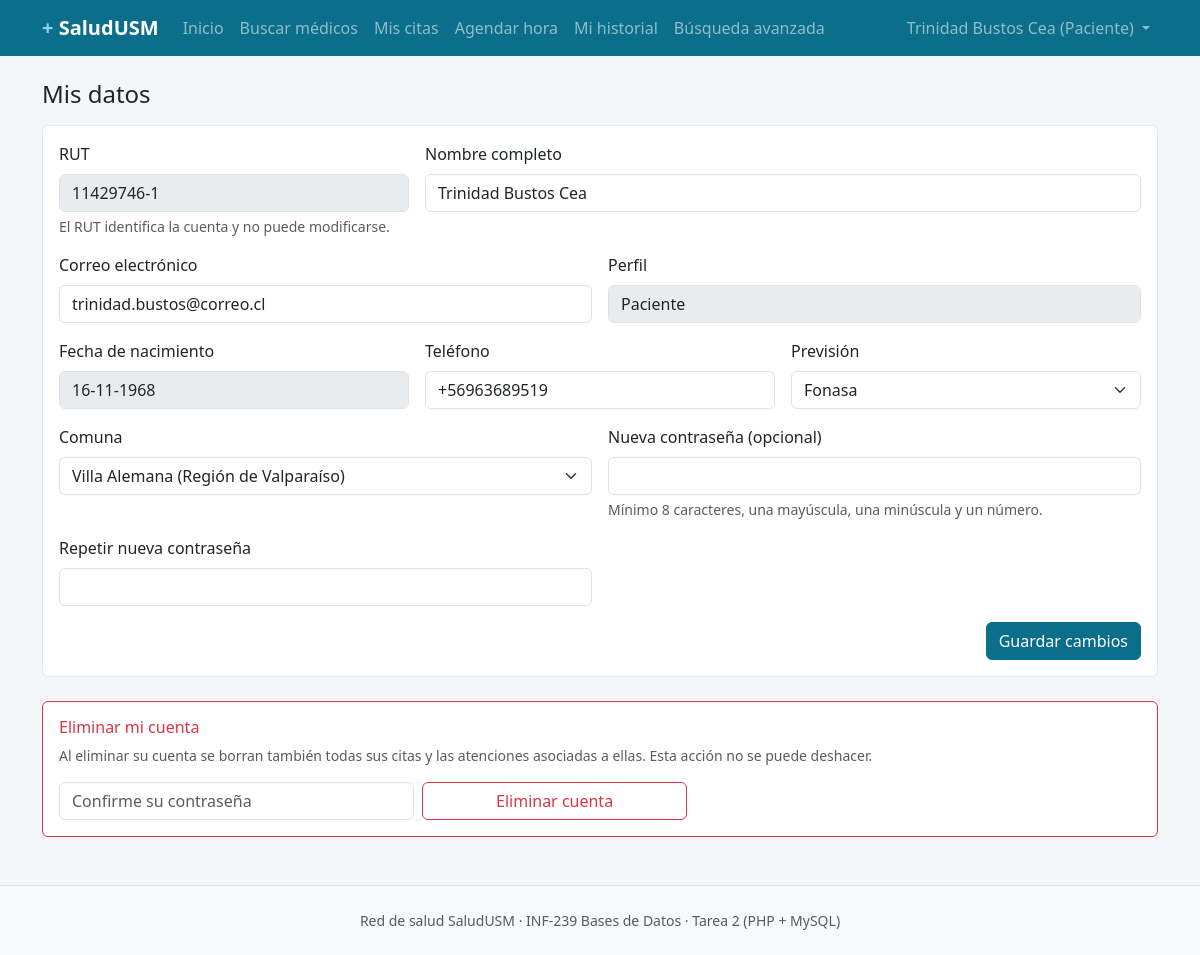
The page /PHP/perfil.php (signed in) on the database its author committed.
### tables this page shows
CREATE TABLE paciente (
    rut              VARCHAR(12) NOT NULL,
    fecha_nacimiento DATE        NOT NULL,
    sexo             CHAR(1)     NOT NULL,
    telefono         VARCHAR(20)     NULL,
    id_comuna        INT         NOT NULL,
    id_prevision     INT         NOT NULL,
    CONSTRAINT pk_paciente PRIMARY KEY (rut),
    CONSTRAINT ck_paciente_sexo CHECK (sexo IN ('M','F','O')),
    CONSTRAINT fk_paciente_usuario FOREIGN KEY (rut)
        REFERENCES usuario (rut)
        ON UPDATE CASCADE ON DELETE CASCADE,
    CONSTRAINT fk_paciente_comuna FOREIGN KEY (id_comuna)
        REFERENCES comuna (id_comuna)
        ON UPDATE CASCADE ON DELETE RESTRICT,
    CONSTRAINT fk_paciente_prevision FOREIGN KEY (id_prevision)
        REFERENCES prevision (id_prevision)
        ON UPDATE CASCADE ON DELETE RESTRICT
);

CREATE TABLE usuario (
    rut             VARCHAR(12)  NOT NULL,
    nombre          VARCHAR(80)  NOT NULL,
    email           VARCHAR(100) NOT NULL,
    password_hash   VARCHAR(255) NOT NULL,
    id_rol          INT          NOT NULL,
    fecha_registro  DATETIME     NOT NULL DEFAULT CURRENT_TIMESTAMP,
    CONSTRAINT pk_usuario PRIMARY KEY (rut),
    CONSTRAINT uq_usuario_email UNIQUE (email),
    CONSTRAINT ck_usuario_rut CHECK (rut REGEXP '^[0-9]{7,8}-[0-9Kk]$'),
    CONSTRAINT fk_usuario_rol FOREIGN KEY (id_rol)
        REFERENCES rol (id_rol)
        ON UPDATE CASCADE ON DELETE RESTRICT
);

CREATE TABLE prevision (
    id_prevision INT         NOT NULL AUTO_INCREMENT,
    nombre       VARCHAR(20) NOT NULL,
    CONSTRAINT pk_prevision PRIMARY KEY (id_prevision),
    CONSTRAINT uq_prevision_nombre UNIQUE (nombre)
);

CREATE TABLE comuna (
    id_comuna   INT          NOT NULL AUTO_INCREMENT,
    nombre      VARCHAR(60)  NOT NULL,
    id_region   INT          NOT NULL,
    CONSTRAINT pk_comuna PRIMARY KEY (id_comuna),
    CONSTRAINT uq_comuna_nombre UNIQUE (nombre),
    CONSTRAINT fk_comuna_region FOREIGN KEY (id_region)
        REFERENCES region (id_region)
        ON UPDATE CASCADE ON DELETE RESTRICT
);

### PHP/funciones.php (called while the page is built, shortened)
<?php
function usuario_actual()
{
    return isset($_SESSION['usuario']) ? $_SESSION['usuario'] : null;
}
function rol_actual()
{
    $u = usuario_actual();
    return $u ? (int)$u['id_rol'] : 0;
}
function es_paciente()
{
    return rol_actual() === ROL_PACIENTE;
}
function nombre_rol($id_rol)
{
    switch ((int)$id_rol) {
        case ROL_PACIENTE: return 'Paciente';
    }
    return 'Desconocido';
}
function h($texto)
{
    return htmlspecialchars((string)$texto, ENT_QUOTES, 'UTF-8');
}
function fecha_cl($fecha)
{
    return date('d-m-Y', strtotime($fecha));
}

### PHP/perfil.php (the view, shortened to what this page needs)
<?php
require_once 'funciones.php';
$rut = rut_actual();
$st = $pdo->prepare('SELECT u.rut, u.nombre, u.email, u.id_rol,
                            p.fecha_nacimiento, p.sexo, p.telefono, p.id_comuna, p.id_prevision
                     FROM   usuario u
                     LEFT JOIN paciente p ON p.rut = u.rut
                     WHERE  u.rut = ?');
$st->execute([$rut]);
$datos = $st->fetch();
$comunas = $pdo->query('SELECT c.id_comuna, c.nombre, r.nombre AS region
                        FROM comuna c JOIN region r ON r.id_region = c.id_region
                        ORDER BY r.nombre, c.nombre')->fetchAll();
$previsiones = $pdo->query('SELECT id_prevision, nombre FROM prevision ORDER BY nombre')->fetchAll();
require 'cabecera.php';
?>
<h1 class="h4 mb-3">Mis datos</h1>
<form method="post" action="perfil.php" class="card mb-4">
    <div class="card-body row g-3">
        <div class="col-md-4">
            <label class="form-label">RUT</label>
            <input type="text" class="form-control" value="<?= h($datos['rut']) ?>" disabled>
            <div class="form-text">El RUT identifica la cuenta y no puede modificarse.</div>
        </div>
        <div class="col-md-8">
            <label class="form-label" for="nombre">Nombre completo</label>
            <input type="text" class="form-control" id="nombre" name="nombre"
                   value="<?= h($datos['nombre']) ?>" required>
        </div>
        <div class="col-md-6">
            <label class="form-label" for="email">Correo electrónico</label>
            <input type="email" class="form-control" id="email" name="email"
                   value="<?= h($datos['email']) ?>" required>
        </div>
        <div class="col-md-6">
            <label class="form-label">Perfil</label>
            <input type="text" class="form-control" value="<?= h(nombre_rol($datos['id_rol'])) ?>" disabled>
        </div>
        <?php if (es_paciente()): ?>
            <div class="col-md-4">
                <label class="form-label">Fecha de nacimiento</label>
                <input type="text" class="form-control"
                       value="<?= fecha_cl($datos['fecha_nacimiento']) ?>" disabled>
            </div>
            <div class="col-md-4">
                <label class="form-label" for="telefono">Teléfono</label>
                <input type="text" class="form-control" id="telefono" name="telefono"
                       value="<?= h($datos['telefono']) ?>">
            </div>
            <div class="col-md-4">
                <label class="form-label" for="id_prevision">Previsión</label>
                <select class="form-select" id="id_prevision" name="id_prevision">
                    <?php foreach ($previsiones as $p): ?>
                        <option value="<?= (int)$p['id_prevision'] ?>"
                            <?= $datos['id_prevision'] == $p['id_prevision'] ? 'selected' : '' ?>>
                            <?= h($p['nombre']) ?></option>
                    <?php endforeach; ?>
                </select>
            </div>
            <div class="col-md-6">
                <label class="form-label" for="id_comuna">Comuna</label>
                <select class="form-select" id="id_comuna" name="id_comuna">
                    <?php foreach ($comunas as $c): ?>
                        <option value="<?= (int)$c['id_comuna'] ?>"
                            <?= $datos['id_comuna'] == $c['id_comuna'] ? 'selected' : '' ?>>
                            <?= h($c['nombre']) ?> (<?= h($c['region']) ?>)</option>
                    <?php endforeach; ?>
                </select>
            </div>
        <?php endif; ?>
        <div class="col-md-6">
            <label class="form-label" for="clave">Nueva contraseña (opcional)</label>
            <input type="password" class="form-control" id="clave" name="clave">
            <div class="form-text">Mínimo 8 caracteres, una mayúscula, una minúscula y un número.</div>
        </div>
        <div class="col-md-6">
            <label class="form-label" for="clave2">Repetir nueva contraseña</label>
            <input type="password" class="form-control" id="clave2" name="clave2">
        </div>
        <div class="col-12 text-end">
            <button class="btn btn-salud" type="submit">Guardar cambios</button>
        </div>
    </div>
</form>
<?php if (es_paciente()): ?>
    <div class="card border-danger">
        <div class="card-body">
            <h2 class="h6 text-danger">Eliminar mi cuenta</h2>
            <p class="mb-3 small text-muted">
                Al eliminar su cuenta se borran también todas sus citas y las atenciones
                asociadas a ellas. Esta acción no se puede deshacer.
            </p>
            <form method="post" action="perfil.php"
                  onsubmit="return confirm('Se eliminará su cuenta y todas sus citas. ¿Está seguro?');">
                <div class="row g-2">
                    <div class="col-md-4">
                        <input type="password" class="form-control" name="clave_actual"
                               placeholder="Confirme su contraseña" required>
                    </div>
                    <div class="col-md-3">
                        <button class="btn btn-outline-danger w-100" type="submit">Eliminar cuenta</button>
                    </div>
                </div>
            </form>
        </div>
    </div>
<?php endif; ?>
<?php require 'pie.php'; ?>

### PHP/cabecera.php (shortened to what this page needs)
<?php
$u = usuario_actual();
$seccion = basename($_SERVER['PHP_SELF']);
function activo($archivo)
{
    global $seccion;
    return $seccion === $archivo ? ' active' : '';
}
?>
<!DOCTYPE html>
<html lang="es">
<head>
    <link href="https://cdn.jsdelivr.net/npm/bootstrap@5.3.3/dist/css/bootstrap.min.css" rel="stylesheet">
    <link href="../CSS/estilos.css" rel="stylesheet">
</head>
<body>
<nav class="navbar navbar-expand-lg navbar-dark bg-salud">
    <div class="container">
        <a class="navbar-brand fw-bold" href="inicio.php">
            <span class="cruz">+</span> SaludUSM
        </a>
        <div class="collapse navbar-collapse" id="menu">
            <ul class="navbar-nav me-auto">
                <li class="nav-item">
                    <a class="nav-link<?= activo('inicio.php') ?>" href="inicio.php">Inicio</a>
                </li>
                <li class="nav-item">
                    <a class="nav-link<?= activo('buscar_medicos.php') ?>" href="buscar_medicos.php">Buscar médicos</a>
                </li>
                <?php if (es_paciente()): ?>
                    <li class="nav-item">
                        <a class="nav-link<?= activo('mis_citas.php') ?>" href="mis_citas.php">Mis citas</a>
                    </li>
                    <li class="nav-item">
                        <a class="nav-link<?= activo('agendar_hora.php') ?>" href="agendar_hora.php">Agendar hora</a>
                    </li>
                    <li class="nav-item">
                        <a class="nav-link<?= activo('historial.php') ?>" href="historial.php">Mi historial</a>
                    </li>
                <?php endif; ?>
                <li class="nav-item">
                    <a class="nav-link<?= activo('busqueda_avanzada.php') ?>" href="busqueda_avanzada.php">Búsqueda avanzada</a>
                </li>
            </ul>
            <ul class="navbar-nav">
                <li class="nav-item dropdown">
                    <a class="nav-link dropdown-toggle" href="#" data-bs-toggle="dropdown">
                        <?= h($u['nombre']) ?> (<?= h(nombre_rol($u['id_rol'])) ?>)
                    </a>
                </li>
            </ul>
        </div>
    </div>
</nav>
<main class="container my-4">

### CSS/estilos.css (style rules this page uses)
:root { --salud-azul: #0b6e8a; --salud-azul-oscuro: #075769; --salud-fondo: #f4f7f9; }
body { background-color: var(--salud-fondo); }
.bg-salud { background-color: var(--salud-azul) !important; }
.btn-salud { background-color: var(--salud-azul); border-color: var(--salud-azul); color: #fff; }
.cruz { color: #8ad4e8; font-weight: 700; }
.card { border: 1px solid #e3e9ee; }

### rows shown on the page
paciente: rut.nombre "Trinidad Bustos Cea", rut.id_rol "Paciente", rut.rut "11429746-1", nombre "Trinidad Bustos Cea", email "trinidad.bustos@correo.cl", fecha_nacimiento "16-11-1968", telefono "+56963689519", id_prevision "Fonasa", id_comuna "Villa Alemana (Región de Valparaíso)"
